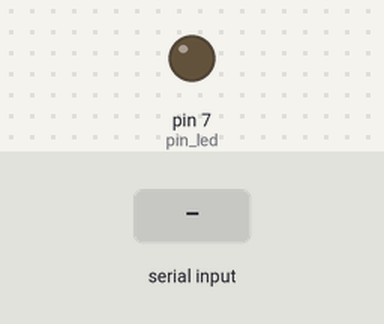
Simulated run of this sketch. Board: Arduino Uno, built with avr-gcc and run on an emulated ATmega328P. Shown: output pins drawn as LEDs (lit = HIGH). Inputs (shaded band) come from the test bench.

Above: at 1.2 s.
1.3 s: "1\n" received over Serial
At 1.7 s:
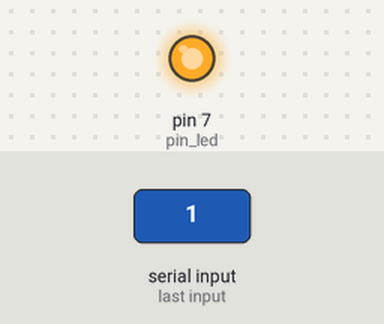
Timing chart, 0 to 4.3 s (numbered marks = the images above; inputs shaded):
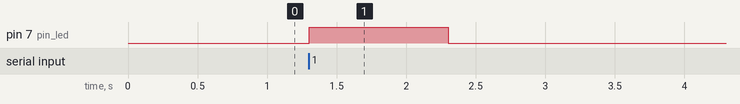

Measured:
- after the input at 1.3 s, pin 7 (pin_led): LOW → HIGH at once, → LOW 1.0 s later

The sketch:

Arduino_Blink_Qt.ino
```cpp
#define pin_led 7
void setup()
{
  pinMode(pin_led, OUTPUT);
  Serial.begin(9600);
}

void loop()
{
  if(Serial.available())
  {
    const int recebido = Serial.parseInt();
    if(recebido == 1)
    {
      digitalWrite(7,HIGH);
    }
    else
    {
      digitalWrite(7,LOW);
    }
  }
}
```
